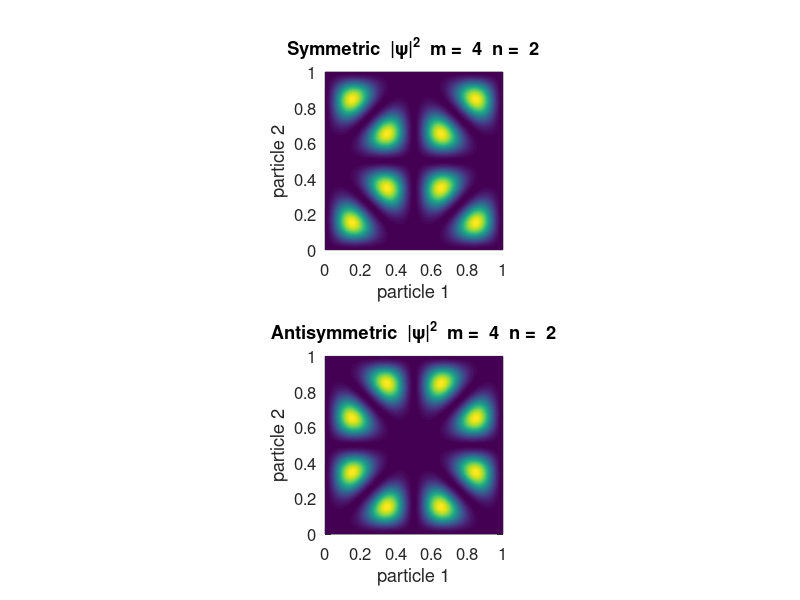

This chart was generated by the following MATLAB code:
% qmTwo.m

% QUANTUM MECHANICS
% Two Electrons in an Infinite Potential Well
% Symmetrical and asymmetrical states
% Fermions and Bosons

% Ian Cooper
% email: matlabvisualphysics@gmail.com
% 200429 / Matlab version R2020a

% DOING PHYSICS WITH MATLAB 
%    http://www.physics.usyd.edu.au/teach_res/mp/mphome.htm
% Reference page for documentation and notes
%    http://www.physics.usyd.edu.au/teach_res/mp/doc/qmTwo.htm
% Sripts: Download Location
%    http://www.physics.usyd.edu.au/teach_res/mp/mscripts/



clear
close all
clc

% >>>>> Input principle quantum numbers
  m = 4;
  n = 2;

% SETUP  
  L = 1;
  N = 500;
  k = pi/L;
  x1 = linspace(0,L,N);
  x2 = x1;
  [xx, yy] = meshgrid(x1,x2);

% WAVEFUNCTIONS
  psi1 = sqrt(2/L).*sin(m*k*xx).*sin(n*k*yy);
  psi2 = sqrt(2/L).*sin(m*k*yy).*sin(n*k*xx);

  psiS = psi1 + psi2;   % symmetric state
  psiA = psi1 - psi2;   % antisymmetic state 

% Probability Density  
  probS = psiS.^2;
  probA = psiA.^2;


% GRAPHICS
figure(1)
  set(gcf,'units','normalized');
  set(gcf,'position',[0.05 0.1 0.2 0.5]);
  set(gcf,'color','w');

subplot(2,1,1)
  pcolor(xx,yy,probS)
  shading interp
  set(gca,'xtick',0:0.2:1);
  axis square
  txt = sprintf('Symmetric  |\\psi|^2  m = %2.0f  n = %2.0f', m,n);
  title(txt)
  xlabel('particle 1')
  ylabel('particle 2')
  set(gca,'fontsize',12)
  
subplot(2,1,2)
  pcolor(xx,yy,probA)
  shading interp
  axis square
  set(gca,'xtick',0:0.2:1);
  txt = sprintf('Antisymmetric  |\\psi|^2  m = %2.0f  n = %2.0f', m,n);
  title(txt)
  xlabel('particle 1')
  ylabel('particle 2')
  set(gca,'fontsize',12)
